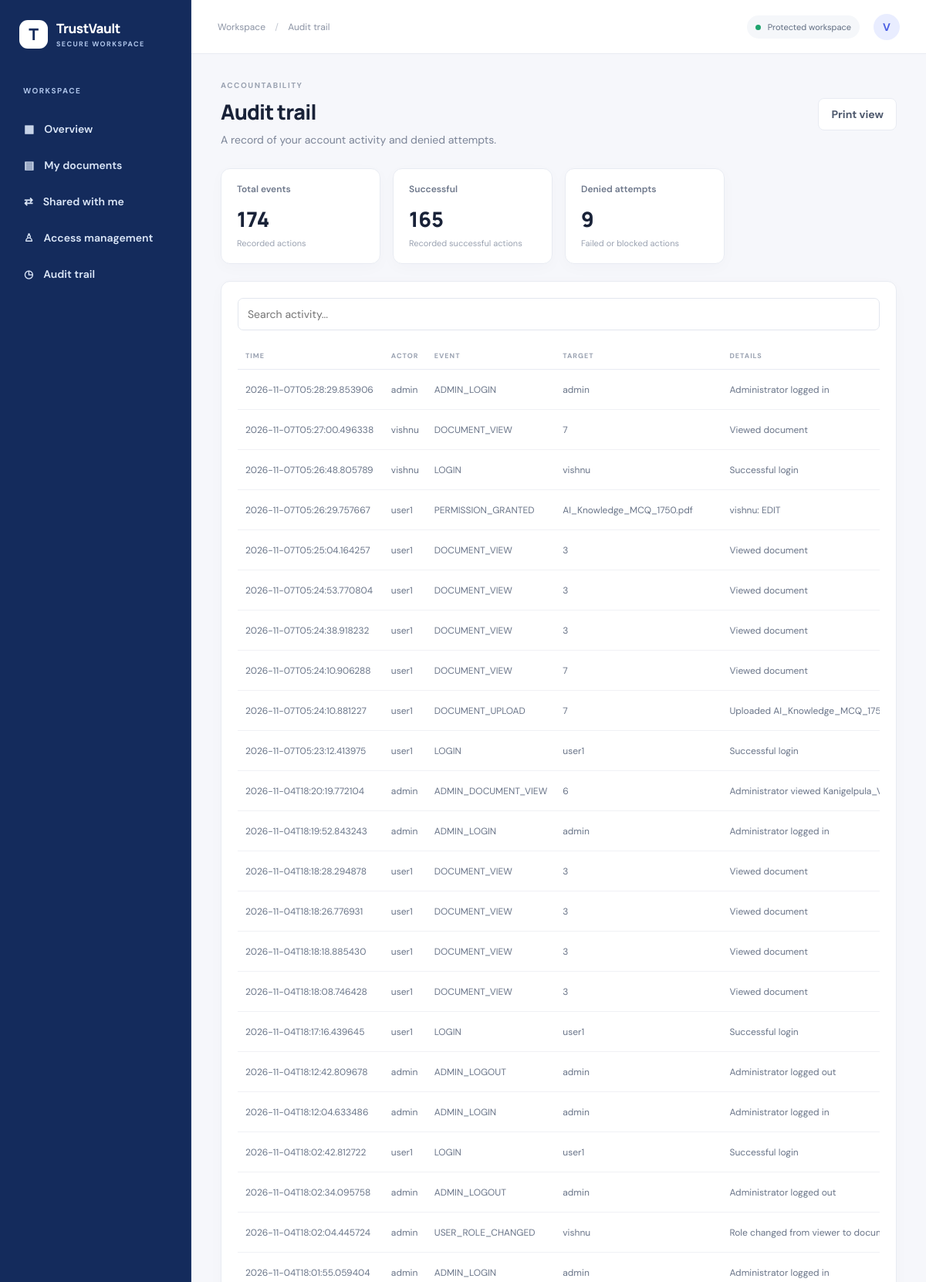
The app's page /audit (signed in, upper part) with its own data.
### tables this page shows
CREATE TABLE audit_logs (
            id INTEGER PRIMARY KEY AUTOINCREMENT,
            actor TEXT NOT NULL,
            action TEXT NOT NULL,
            target TEXT NOT NULL,
            details TEXT,
            timestamp TEXT NOT NULL
        );

### backend/app/routes/audit.py (the view)
@router.get('/audit')
def audit(request: Request):
    user = require_login(request)
    if not user:
        return RedirectResponse('/login', status_code=303)
    connection = get_connection()
    if user['role'] == 'administrator':
        rows = connection.execute("""
            SELECT *
            FROM audit_logs
            ORDER BY id DESC
        """).fetchall()
    else:
        rows = connection.execute("""
            SELECT *
            FROM audit_logs
            WHERE actor = ?
            ORDER BY id DESC
        """, (user['username'],)).fetchall()
    connection.close()
    audit_logs = [dict(row) for row in rows]
    denied_count = sum(
        1 for row in audit_logs
        if 'DENIED' in row['action'].upper()
        or 'FAILED' in row['action'].upper()
    )
    successful_count = len(audit_logs) - denied_count
    return templates.TemplateResponse(
        request=request,
        name="audit_logs.html",
        context={
            "user": user,
            "audit_logs": audit_logs,
            "total_events": len(audit_logs),
            "successful_count": successful_count,
            "denied_count": denied_count
        }
    )

### frontend/templates/audit_logs.html (shortened to what this page needs)
{% extends "base.html" %}
{% block breadcrumb %}Audit trail{% endblock %}
{% block content %}
<div class="page-heading">
    <div>
        <p class="eyebrow">ACCOUNTABILITY</p>
        <h1>Audit trail</h1>
        <p class="muted">A record of your account activity and denied attempts.</p>
    </div>
    <button class="button secondary" onclick="window.print()">
        Print view
    </button>
</div>
<div class="stats-grid three-stats">
    <article class="stat-card">
        <span>Total events</span>
        <strong>{{ total_events }}</strong>
        <small>Recorded actions</small>
    </article>
    <article class="stat-card">
        <span>Successful</span>
        <strong>{{ successful_count }}</strong>
        <small>Recorded successful actions</small>
    </article>
    <article class="stat-card">
        <span>Denied attempts</span>
        <strong>{{ denied_count }}</strong>
        <small>Failed or blocked actions</small>
    </article>
</div>
<section class="panel">
    <div class="toolbar">
        <input
            id="auditSearch"
            class="search"
            placeholder="Search activity..."
            aria-label="Search activity"
        >
    </div>
    <div class="table-scroll">
        <table id="auditTable">
            <thead>
                <tr>
                    <th>TIME</th>
                    <th>ACTOR</th>
                    <th>EVENT</th>
                    <th>TARGET</th>
                    <th>DETAILS</th>
                </tr>
            </thead>
            <tbody>
                {% for event in audit_logs %}
                <tr>
                    <td>{{ event.timestamp }}</td>
                    <td>{{ event.actor }}</td>
                    <td>{{ event.action }}</td>
                    <td>{{ event.target }}</td>
                    <td>{{ event.details }}</td>
                </tr>
                {% else %}
                <tr>
                    <td colspan="6" class="muted">
                        No audit events have been recorded yet.
                    </td>
                </tr>
                {% endfor %}
            </tbody>
        </table>
    </div>
</section>
{% endblock %}

### frontend/static/css/style.css (style rules this page uses)
:root { --ink: #192238; --muted: #7b8497; --line: #e8ebf2; --bg: #f6f7fb; --blue: #4b5fe3; --navy: #1d2942; --green: #16845b; --red: #c34b59; }
* { box-sizing: border-box; }
body { margin: 0; background: var(--bg); color: var(--ink); font: 14px 'DM Sans', sans-serif; }
button, input, select { font: inherit; }
.nav-caption, .eyebrow { font-size: 10px; font-weight: 700; letter-spacing: 1.5px; color: #9aa2b1; }
.page-heading { display: flex; justify-content: space-between; align-items: center; gap: 20px; margin-bottom: 26px; }
.eyebrow { margin: 0 0 9px; }
.page-heading h1, .auth-card h1 { font: 800 27px Manrope, sans-serif; letter-spacing: -.8px; margin: 0 0 7px; }
.muted { color: var(--muted); margin: 0; line-height: 1.6; }
.button { display: inline-flex; align-items: center; justify-content: center; gap: 9px; border: 0; border-radius: 8px; padding: 11px 16px; font-weight: 700; cursor: pointer; }
.secondary { background: #fff; border: 1px solid var(--line); color: #4e596d; }
.stats-grid { display: grid; grid-template-columns: repeat(4, minmax(0, 1fr)); gap: 16px; margin-bottom: 22px; }
.stat-card, .panel { background: #fff; border: 1px solid var(--line); border-radius: 12px; box-shadow: 0 5px 20px #202c4a06; }
.stat-card { padding: 18px 20px; }
.stat-card>span { display: block; color: #6e788b; font-size: 12px; font-weight: 600; }
.stat-card strong { display: block; font: 800 27px Manrope, sans-serif; margin: 12px 0 3px; }
.stat-card small, .activity small { color: #9aa2b1; font-size: 11px; }
.panel { padding: 21px; margin-bottom: 19px; min-width: 0; }
.table-scroll { overflow-x: auto; }
table { width: 100%; border-collapse: collapse; white-space: nowrap; }
th { text-align: left; color: #9aa2b1; font-size: 9px; letter-spacing: 1px; font-weight: 700; padding: 11px 10px; border-bottom: 1px solid var(--line); }
td { padding: 14px 10px; border-bottom: 1px solid #f0f1f5; color: #697488; font-size: 12px; }
.toolbar { display: flex; gap: 10px; margin-bottom: 16px; }
.search { flex: 1; min-width: 180px; }
.toolbar input, .toolbar select, .grant-form input, .grant-form select, .form-stack input, .upload-panel input, .upload-panel select { border: 1px solid #e2e6ee; border-radius: 7px; padding: 11px 12px; background: #fff; color: #344057; outline: none; }

### records on screen
audit_logs: timestamp "2026-11-07T05:28:29.853906", actor "admin", action "ADMIN_LOGIN", target "admin", details "Administrator logged in"
audit_logs: timestamp "2026-11-07T05:27:00.496338", actor "vishnu", action "DOCUMENT_VIEW", target "7", details "Viewed document"
audit_logs: timestamp "2026-11-07T05:26:48.805789", actor "vishnu", action "LOGIN", target "vishnu", details "Successful login"
audit_logs: timestamp "2026-11-07T05:26:29.757667", actor "user1", action "PERMISSION_GRANTED", target "AI_Knowledge_MCQ_1750.pdf", details "vishnu: EDIT"
audit_logs: timestamp "2026-11-07T05:25:04.164257", actor "user1", action "DOCUMENT_VIEW", target "3", details "Viewed document"
audit_logs: timestamp "2026-11-07T05:24:53.770804", actor "user1", action "DOCUMENT_VIEW", target "3", details "Viewed document"
audit_logs: timestamp "2026-11-07T05:24:38.918232", actor "user1", action "DOCUMENT_VIEW", target "3", details "Viewed document"
audit_logs: timestamp "2026-11-07T05:24:10.906288", actor "user1", action "DOCUMENT_VIEW", target "7", details "Viewed document"
audit_logs: timestamp "2026-11-07T05:24:10.881227", actor "user1", action "DOCUMENT_UPLOAD", target "7", details "Uploaded…"
audit_logs: timestamp "2026-11-07T05:23:12.413975", actor "user1", action "LOGIN", target "user1", details "Successful login"
audit_logs: timestamp "2026-11-04T18:20:19.772104", actor "admin", action "ADMIN_DOCUMENT_VIEW", target "6", details "Administrator viewed…"
audit_logs: timestamp "2026-11-04T18:19:52.843243", actor "admin", action "ADMIN_LOGIN", target "admin", details "Administrator logged in"
audit_logs: timestamp "2026-11-04T18:18:28.294878", actor "user1", action "DOCUMENT_VIEW", target "3", details "Viewed document"
audit_logs: timestamp "2026-11-04T18:18:26.776931", actor "user1", action "DOCUMENT_VIEW", target "3", details "Viewed document"
audit_logs: timestamp "2026-11-04T18:18:18.885430", actor "user1", action "DOCUMENT_VIEW", target "3", details "Viewed document"
audit_logs: timestamp "2026-11-04T18:18:08.746428", actor "user1", action "DOCUMENT_VIEW", target "3", details "Viewed document"
audit_logs: timestamp "2026-11-04T18:17:16.439645", actor "user1", action "LOGIN", target "user1", details "Successful login"
audit_logs: timestamp "2026-11-04T18:12:42.809678", actor "admin", action "ADMIN_LOGOUT", target "admin", details "Administrator logged out"
audit_logs: timestamp "2026-11-04T18:12:04.633486", actor "admin", action "ADMIN_LOGIN", target "admin", details "Administrator logged in"
audit_logs: timestamp "2026-11-04T18:02:42.812722", actor "user1", action "LOGIN", target "user1", details "Successful login"
audit_logs: timestamp "2026-11-04T18:02:34.095758", actor "admin", action "ADMIN_LOGOUT", target "admin", details "Administrator logged out"
audit_logs: timestamp "2026-11-04T18:02:04.445724", actor "admin", action "USER_ROLE_CHANGED", target "vishnu", details "Role changed from viewer to…"
audit_logs: timestamp "2026-11-04T18:01:55.059404", actor "admin", action "ADMIN_LOGIN", target "admin", details "Administrator logged in"

### other values on screen
{{ total_events }} "174"
{{ successful_count }} "165"
{{ denied_count }} "9"
